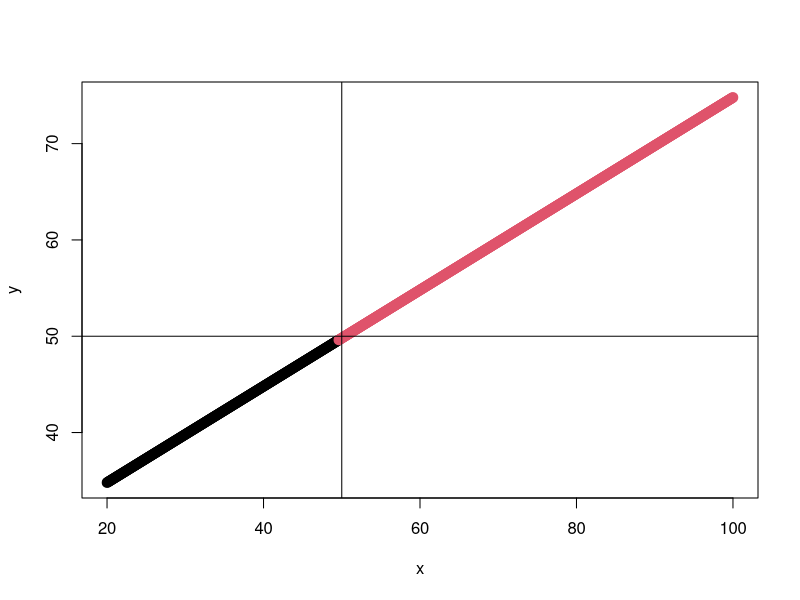

Write R code to recreate this figure.
## ---- chunk 1
x <- seq(20,100, length.out=1e3)

y <- x * 0.5 + 24.8

24.8/(1-0.5)

plot(x,y, col = (x > y) + 1, lwd=3)
abline(h = 50); abline(v=50);
